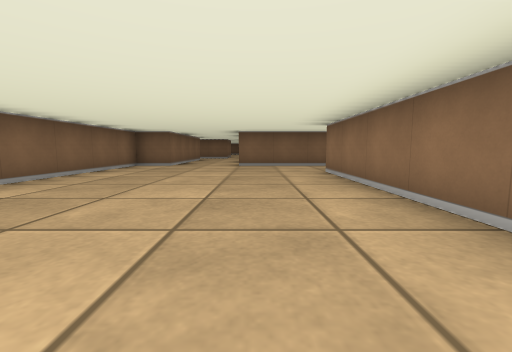
[1] (above)

20 first-person views from a walk through a cub3D maze. The camera is about half as high as the walls, tilts 6° down and sees 90° across. The floor is counted in squares. Each view is taken from the middle of a square. On the plan, view 1 faces up. The plan holds only what a view shows up to about 9 squares ahead; the rest is blank.

[2]
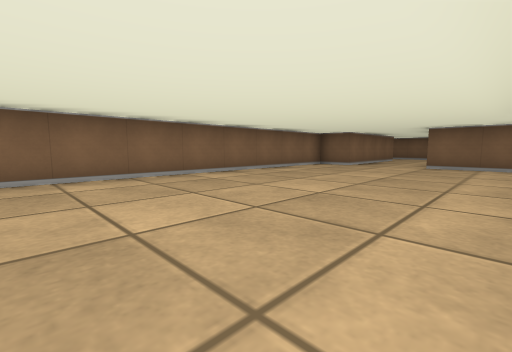

[3]
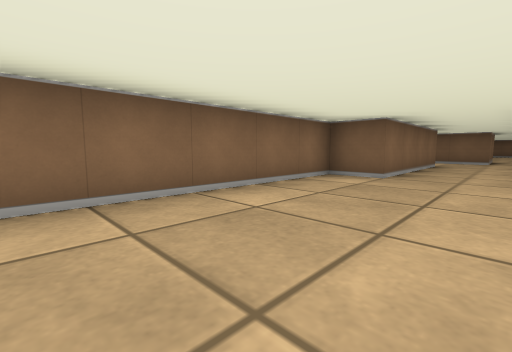

[4]
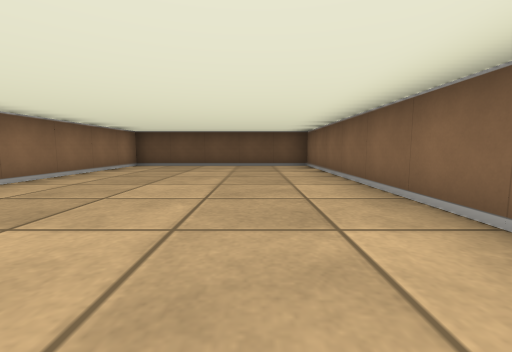

[5]
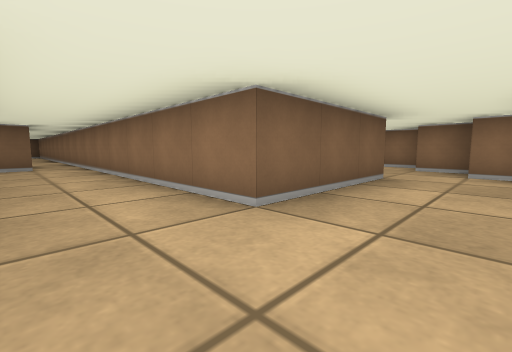

[6]
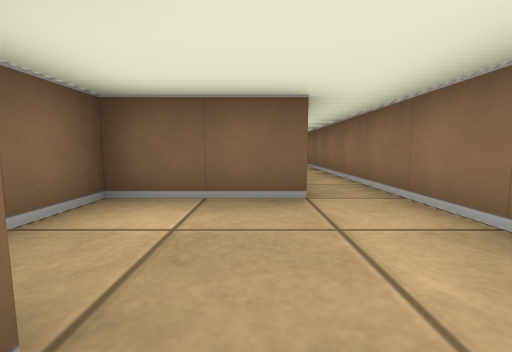

[7]
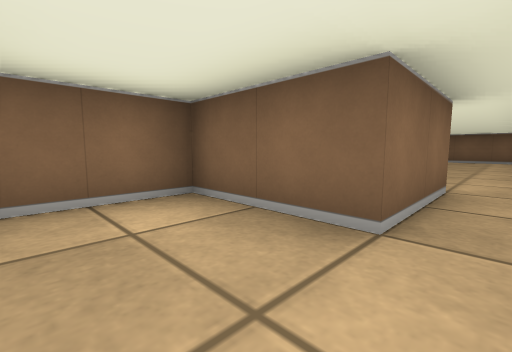

[8]
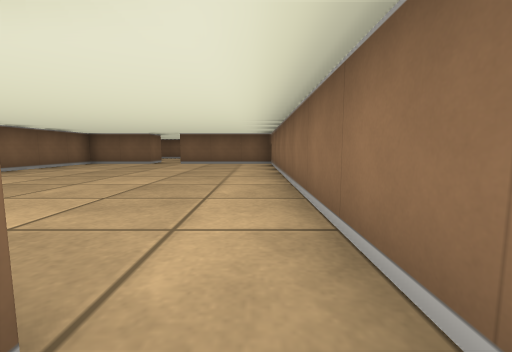

[9]
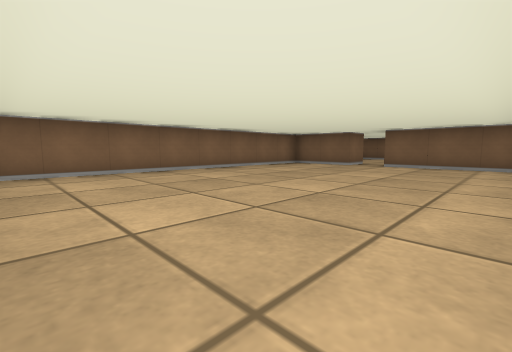

[10]
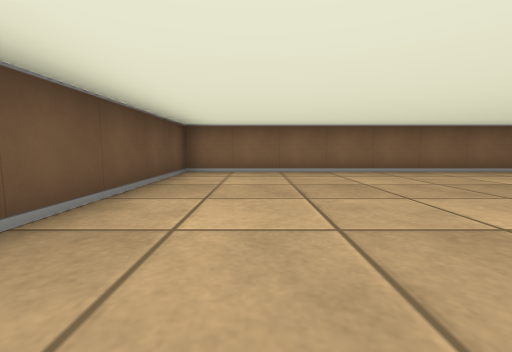

[11]
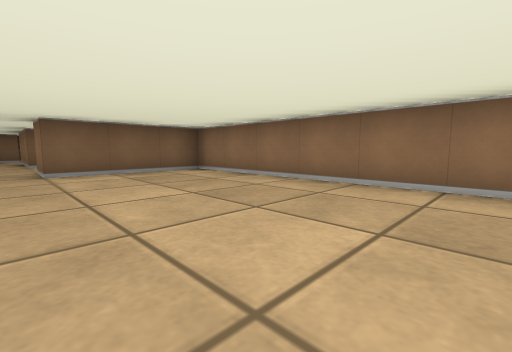

[12]
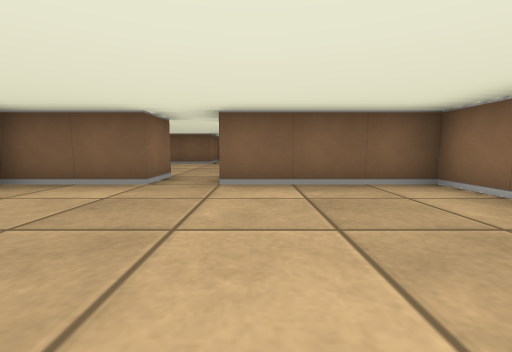

[13]
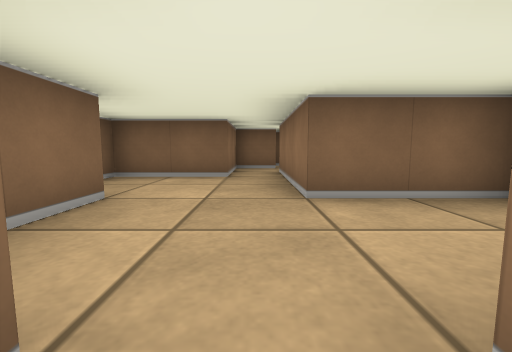

[14]
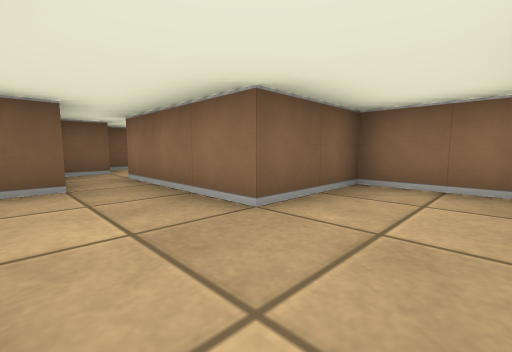

[15]
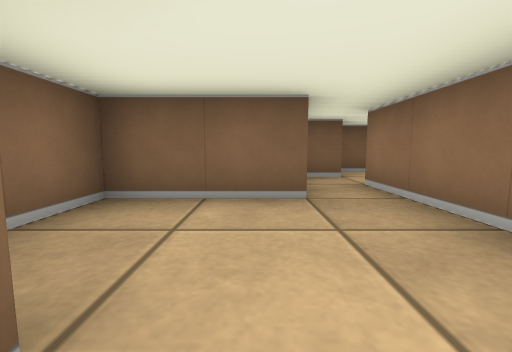

[16]
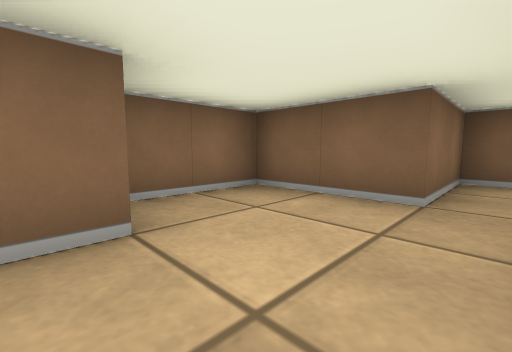

[17]
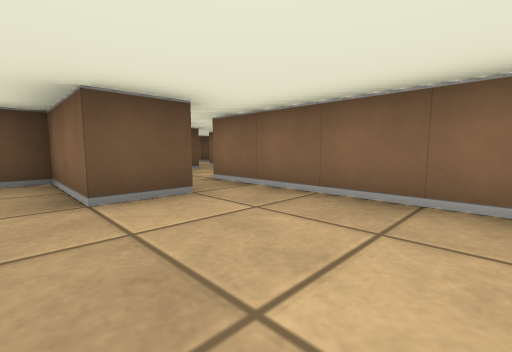

[18]
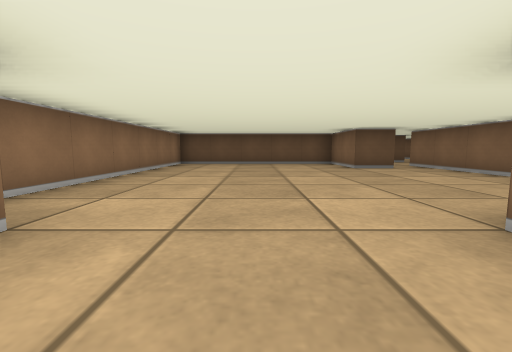

[19]
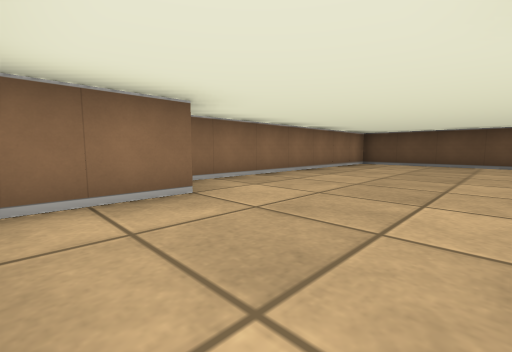

[20]
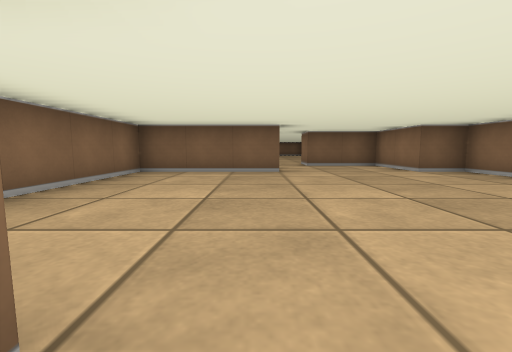

### Floor plan
Points are (right, up) in squares from view 1. A wall is a line through its corners. A room is listed if a view was taken in it or the views show most of it. See-through windows are left out.
Room 1 (views 1, 2, 3, 4, 5, 6, 7, 8)
walls: (0.5, 7.5) (-0.5, 7.5) (-0.5, 15.5); (-2.5, 11.5) (-2.5, 7.5) (-3.5, 7.5) (-3.5, -1.5) (1.5, -1.5) (1.5, 5.5); (-1.5, 15.5) (-1.5, 13.5) (-3.5, 13.5) (-3.5, 11.9)
ways out: opening at (-1, 14.5) to room 2; opening at (1.5, 6.5)
Room 2 (views 9, 10, 11, 12, 13)
walls: (-4.5, 24.5) (-4.5, 23.5) (-6.5, 23.5) (-6.5, 15.5) (-2.4, 15.5); (-0.5, 15.5) (-0.5, 23.5) (-3.5, 23.5) (-3.5, 24.5)
ways out: opening at (-1, 14.5) to room 1; opening at (-4, 24) to room 3
Room 3 (views 14, 15, 16)
walls: (-5.5, 26.6) (-5.5, 25.5); (-4.5, 29.5) (-4.5, 28.5) (-6.5, 28.5) (-6.5, 26.8); (-1.5, 24.9) (-1.5, 26.5) (-3.5, 26.5) (-3.5, 29.5)
ways out: opening at (-4, 24) to room 2; opening at (-4, 30)
Room 4 (views 17, 18, 19, 20)
walls: (0.6, 37.5) (-2.5, 37.5) (-2.5, 31.5); (-1.6, 32.5) (-0.5, 32.5) (-0.5, 30.5) (4.5, 30.5) (4.5, 37.5) (3.5, 37.5) (3.5, 39.5) (1.5, 39.5) (1.5, 40.5)
ways out: opening at (-2, 32); opening at (1, 40)

Where each view was taken, in squares from view 1:
view 1: 0 up, 0 right, facing up
view 2: 0 up, 1 right, facing up-left
view 3: 3 up, 1 left, facing up-left
view 4: 6 up, 2 left, facing down
view 5: 6 up, 2 left, facing up-right
view 6: 11 up, 2 left, facing up
view 7: 12 up, 1 left, facing up-left
view 8: 15 up, 1 left, facing up
view 9: 16 up, 1 left, facing up-left
view 10: 17 up, 1 left, facing left
view 11: 18 up, 4 left, facing up-right
view 12: 20 up, 3 left, facing up
view 13: 24 up, 4 left, facing up
view 14: 25 up, 5 left, facing up-right
view 15: 26 up, 5 left, facing up
view 16: 26 up, 4 left, facing up-left
view 17: 35 up, 0 right, facing down-left
view 18: 39 up, 2 right, facing down
view 19: 39 up, 1 right, facing down-right
view 20: 32 up, 0 right, facing up
